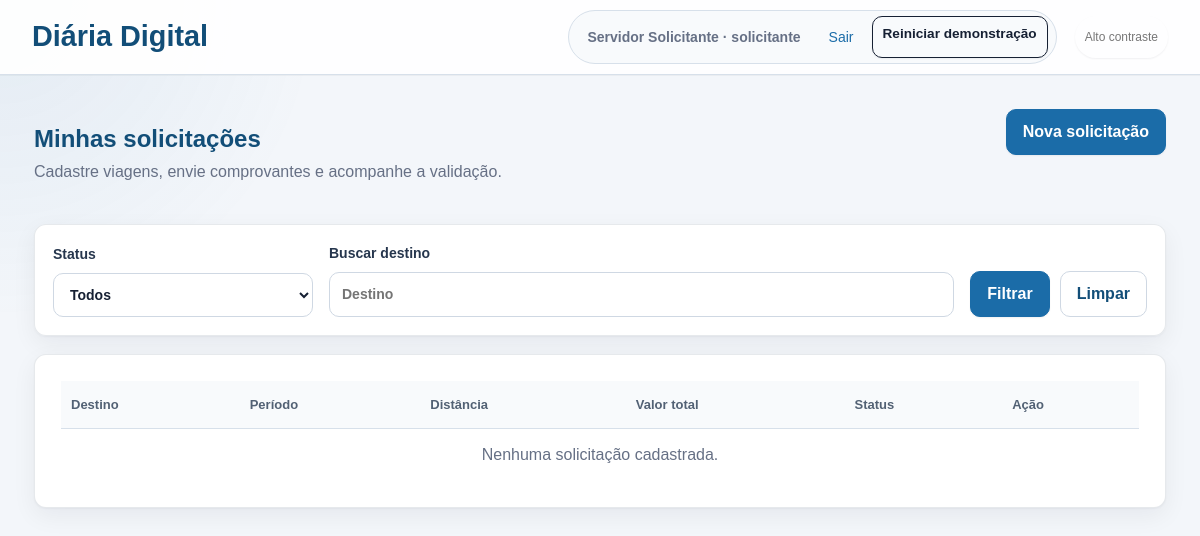
The app's page /solicitante (signed in), older data.
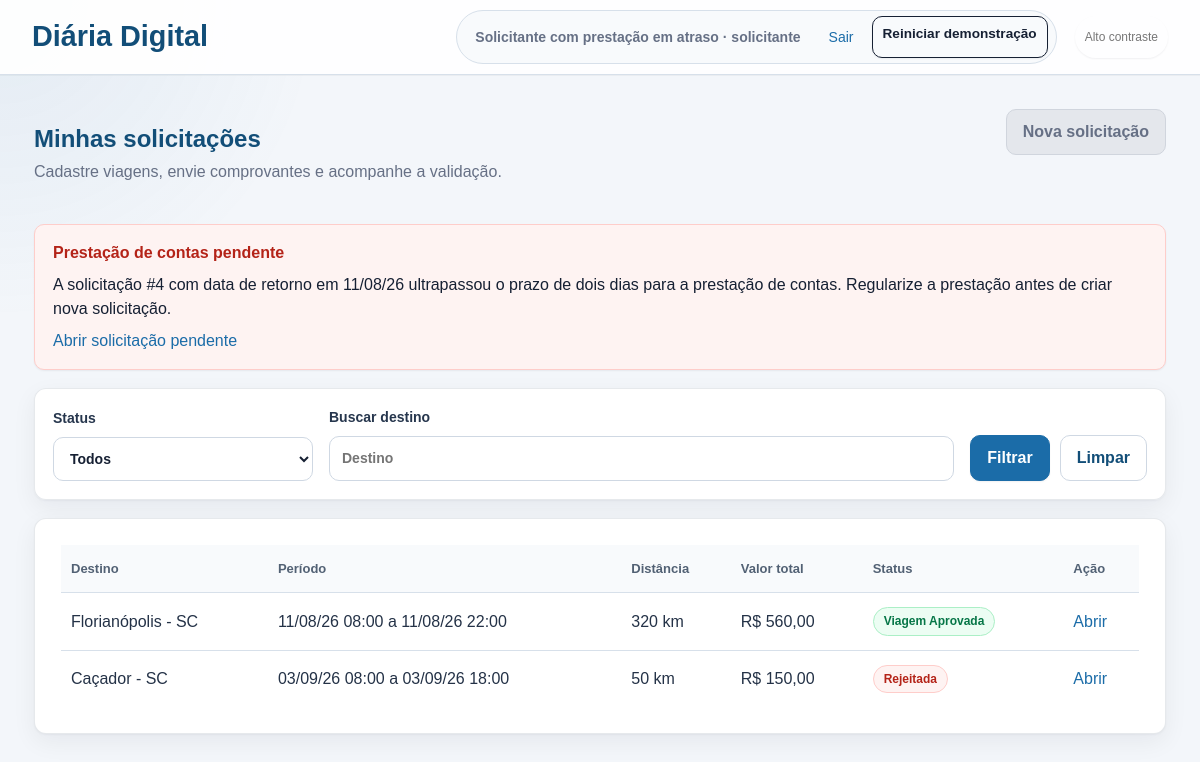
The same page, newer data.
### tables this page shows
CREATE TABLE users (
                id INTEGER PRIMARY KEY AUTOINCREMENT,
                name TEXT NOT NULL,
                email TEXT NOT NULL UNIQUE,
                password_hash TEXT NOT NULL,
                role TEXT NOT NULL CHECK(role IN ('solicitante', 'validador'))
            , daily_group TEXT, registration TEXT, public_position TEXT, cpf TEXT);

CREATE TABLE requests (
                id INTEGER PRIMARY KEY AUTOINCREMENT,
                user_id INTEGER NOT NULL,
                destination TEXT NOT NULL,
                departure_date TEXT NOT NULL,
                return_date TEXT NOT NULL,
                objective TEXT NOT NULL,
                estimated_amount REAL NOT NULL,
                status TEXT NOT NULL DEFAULT 'rascunho',
                validator_comment TEXT,
                accountability_text TEXT,
                created_at TEXT NOT NULL,
                updated_at TEXT NOT NULL, daily_group TEXT, daily_range TEXT, has_overnight INTEGER DEFAULT 1, accountability_departure_time TEXT, accountability_arrival_time TEXT, transport_mode TEXT, departure_km REAL, arrival_km REAL, refund_amount REAL DEFAULT 0, departure_time TEXT, return_time TEXT, distance_km REAL, daily_factor REAL, base_amount REAL, overnight_count INTEGER DEFAULT 0, daily_quantity REAL,
                FOREIGN KEY(user_id) REFERENCES users(id)
            );

### app.py (the view)
@app.route("/solicitante")
@role_required("solicitante")
def requester_dashboard():
    user = current_user()
    overdue_accountability = get_overdue_accountability(user["id"])
    status_filter = request.args.get("status", "")
    search = request.args.get("q", "").strip()
    filters = ["user_id = ?"]
    params = [user["id"]]
    if status_filter:
        filters.append("status = ?")
        params.append(status_filter)
    if search:
        filters.append("destination LIKE ?")
        params.append(f"%{search}%")
    where_clause = " AND ".join(filters)
    with closing(get_db()) as db, db:
        requests = db.execute(
            f"SELECT * FROM requests WHERE {where_clause} ORDER BY created_at DESC",
            params,
        ).fetchall()
    return render_template(
        "requester_dashboard.html",
        requests=requests,
        overdue_accountability=overdue_accountability,
        selected_status=status_filter,
        search=search,
    )

### app.py (called while the page is built)
def is_valid_demo_environment_id(environment_id):
    return bool(re.fullmatch(r"[0-9a-f]{32}", environment_id or ""))

def get_demo_environment_folder(environment_id):
    if not is_valid_demo_environment_id(environment_id):
        raise ValueError("Identificador de ambiente demonstrativo inválido.")
    return DEMO_ENVIRONMENTS_ROOT / environment_id

def get_demo_environment_id():
    if not has_request_context():
        raise RuntimeError("O ambiente demonstrativo exige um contexto de requisição.")
    session.permanent = True
    environment_id = session.get("demo_environment_id")
    if not is_valid_demo_environment_id(environment_id):
        environment_id = uuid.uuid4().hex
        session["demo_environment_id"] = environment_id
    return environment_id

def get_demo_database_path():
    environment_id = get_demo_environment_id()
    environment_folder = get_demo_environment_folder(environment_id)
    database_path = environment_folder / "diarias.db"
    if not database_path.is_file():
        create_demo_environment(environment_id)
    os.utime(environment_folder, None)
    return database_path

### templates/requester_dashboard.html (shortened to what this page needs)
{% extends "base.html" %}
{% block content %}
<div class="page-heading">
    <div>
        <h1>Minhas solicitações</h1>
        <p class="muted">Cadastre viagens, envie comprovantes e acompanhe a validação.</p>
    </div>
    {% if overdue_accountability %}
        <span class="button disabled">Nova solicitação</span>
    {% else %}
        <a class="button" href="{{ url_for('new_request') }}">Nova solicitação</a>
    {% endif %}
</div>
{% if overdue_accountability %}
    <section class="notice-panel danger-notice">
        <strong>Prestação de contas pendente</strong>
        <span>
            A solicitação #{{ overdue_accountability["id"] }} com data de retorno em
            {{ overdue_accountability["return_date"]|date_br }} ultrapassou o prazo de dois dias para a prestação de contas.
            Regularize a prestação antes de criar nova solicitação.
        </span>
        <a href="{{ url_for('request_detail', request_id=overdue_accountability['id']) }}">Abrir solicitação pendente</a>
    </section>
{% endif %}
<form method="get" class="filter-bar">
    <label>
        Status
        <select name="status">
            <option value="">Todos</option>
        </select>
    </label>
    <label>
        Buscar destino
        <input type="search" name="q" value="{{ search }}" placeholder="Destino">
    </label>
    <div class="filter-actions">
        <button type="submit">Filtrar</button>
        <a class="button secondary" href="{{ url_for('requester_dashboard') }}">Limpar</a>
    </div>
</form>
<section class="table-card">
    <table>
        <thead>
            <tr>
                <th>Destino</th>
                <th>Período</th>
                <th>Distância</th>
                <th>Valor total</th>
                <th>Status</th>
                <th>Ação</th>
            </tr>
        </thead>
        <tbody>
            {% for item in requests %}
                <tr>
                    <td data-label="Destino">{{ item["destination"] }}</td>
                    <td data-label="Período">{{ item["departure_date"]|date_br }} {{ item["departure_time"] or "--:--" }} a {{ item["return_date"]|date_br }} {{ item["return_time"] or "--:--" }}</td>
                    <td data-label="Distância">{{ (item["distance_km"]|decimal_br(0) ~ " km") if item["distance_km"] is not none else "A preencher" }}</td>
                    <td data-label="Valor total">R$ {{ item["estimated_amount"]|moeda_br }}</td>
                    <td data-label="Status"><span class="badge {{ item['status']|status_class }}">{{ item["status"]|status_label }}</span></td>
                    <td data-label="Ação"><a href="{{ url_for('request_detail', request_id=item['id']) }}">Abrir</a></td>
                </tr>
            {% else %}
                <tr>
                    <td colspan="6" class="empty">Nenhuma solicitação cadastrada.</td>
                </tr>
            {% endfor %}
        </tbody>
    </table>
</section>
{% endblock %}

### templates/base.html (shortened to what this page needs)
<!doctype html>
<html lang="pt-BR">
<head>
    <link rel="stylesheet" href="{{ url_for('static', filename='estilos.css') }}">
</head>
<body>
    <header class="topbar">
        <a class="brand" href="{{ url_for('index') }}">Diária Digital</a>
        <div class="topbar-actions">
            {% if current_user %}
                <nav aria-label="Navegação principal">
                    <span>{{ current_user["name"] }} · {{ current_user["role"] }}</span>
                    <a href="{{ url_for('logout') }}">Sair</a>
                    <form class="demo-reset-form" method="post" action="{{ url_for('reset_demo_environment') }}" onsubmit="return confirm('Deseja reiniciar este ambiente de demonstração? Todas as solicitações, usuários adicionais, prestações de contas e anexos criados durante este teste serão removidos. Somente esta sessão será afetada.');">
                        <button type="submit" class="demo-reset-button" title="Restaura os dados deste ambiente de teste ao estado inicial. As ações de outros visitantes não são afetadas.">Reiniciar demonstração</button>
                    </form>
                </nav>
            {% endif %}
            <button type="button" class="contrast-toggle" data-contrast-toggle aria-pressed="false">
            </button>
        </div>
    </header>
    <main id="conteudo-principal" class="container" tabindex="-1">
        {% block content %}{% endblock %}
    </main>
</body>
</html>

Row changes from the older to the newer data that the page shows:
changed users "solicitante": name "Servidor Solicitante" → "Solicitante com prestação em atraso"
added requests: id "4", return_date "11/08/26", destination "Florianópolis - SC", departure_date "11/08/26", departure_time "08:00", return_time "22:00", distance_km "320 km", estimated_amount|moeda_br "560,00", status|status_label "Viagem Aprovada"
added requests: destination "Caçador - SC", departure_date "03/09/26", departure_time "08:00", return_date "03/09/26", return_time "18:00", distance_km "50 km", estimated_amount|moeda_br "150,00", status|status_label "Rejeitada"
Text that changed along with them:
text no longer shown: "Nenhuma solicitação cadastrada."
text now shown: "Prestação de contas pendente A solicitação # com data de retorno em ultrapassou o prazo de dois dias para a prestação de contas. Regularize a prestação antes de criar nova solicitação. Abrir solicitação pendente"
